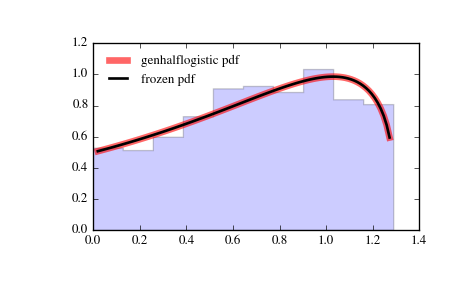

Write Python code to recreate this figure.
from scipy.stats import genhalflogistic
import matplotlib.pyplot as plt
fig, ax = plt.subplots(1, 1)

# Calculate a few first moments:

c = 0.773
mean, var, skew, kurt = genhalflogistic.stats(c, moments='mvsk')

# Display the probability density function (``pdf``):

x = np.linspace(genhalflogistic.ppf(0.01, c),
                genhalflogistic.ppf(0.99, c), 100)
ax.plot(x, genhalflogistic.pdf(x, c),
       'r-', lw=5, alpha=0.6, label='genhalflogistic pdf')

# Alternatively, the distribution object can be called (as a function)
# to fix the shape, location and scale parameters. This returns a "frozen"
# RV object holding the given parameters fixed.

# Freeze the distribution and display the frozen ``pdf``:

rv = genhalflogistic(c)
ax.plot(x, rv.pdf(x), 'k-', lw=2, label='frozen pdf')

# Check accuracy of ``cdf`` and ``ppf``:

vals = genhalflogistic.ppf([0.001, 0.5, 0.999], c)
np.allclose([0.001, 0.5, 0.999], genhalflogistic.cdf(vals, c))
# True

# Generate random numbers:

r = genhalflogistic.rvs(c, size=1000)

# And compare the histogram:

ax.hist(r, normed=True, histtype='stepfilled', alpha=0.2)
ax.legend(loc='best', frameon=False)
plt.show()
